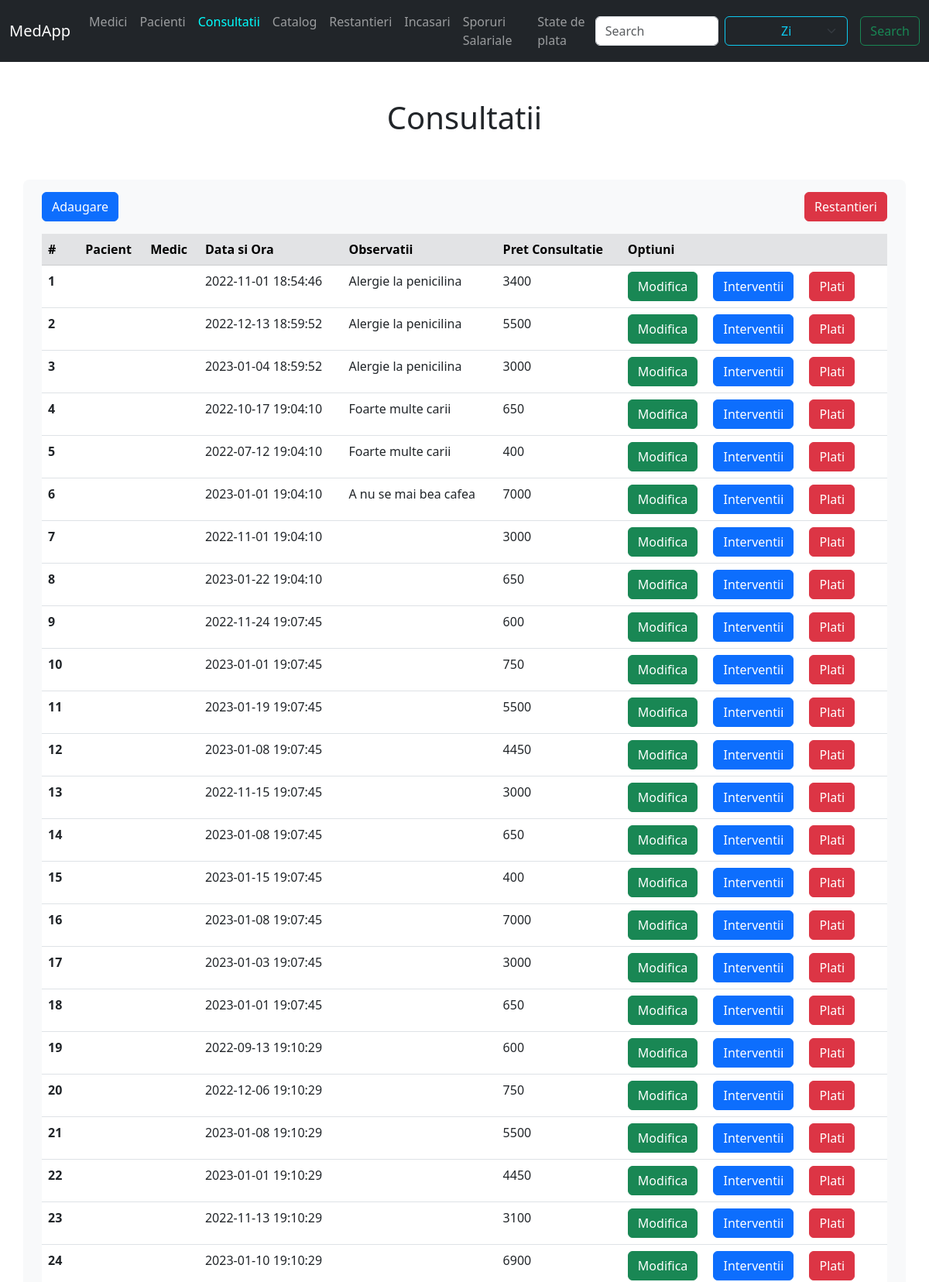
The app's page /display/consultatii.php (upper part) with its own data.
### tables this page shows
CREATE TABLE consultatie (
    id INT PRIMARY KEY AUTO_INCREMENT,
    pacient INT,
    medic CHAR(13),
    data_programarii DATETIME,
    observatii VARCHAR(100),
    FOREIGN KEY (pacient) REFERENCES pacient(nr_fisa),
    FOREIGN KEY (medic) REFERENCES medic(cnp)
);

### php/consultatie_code.php (called while the page is built, shortened)
<?php
include($_SERVER['DOCUMENT_ROOT'] . '/medapp/inc/db.php');
$select = "SELECT consultatie.id,
            CONCAT(medic.nume, ' ', medic.prenume) AS medic,
            CONCAT(pacient.nume, ' ', pacient.prenume) AS pacient,
            consultatie.data_programarii,
            consultatie.observatii
        FROM consultatie
        LEFT JOIN medic ON consultatie.medic = medic.cnp
        LEFT JOIN pacient ON consultatie.pacient = pacient.nr_fisa";
$rezultatSelect = mysqli_query($conn, $select);
function getPretConsultatie($id) {
    global $conn;
    $selectPret = "SELECT SUM(catalog.pret_total) AS pret_consultatie
                    FROM interventii
                    LEFT JOIN catalog ON interventii.id_catalog = catalog.id
                    WHERE interventii.id_consultatie = $id";
    $rezultatPret = mysqli_query($conn, $selectPret);
    $p = mysqli_fetch_column($rezultatPret, 0);
    return $p;
}
?>

### display/consultatii.php (the view, shortened to what this page needs)
<?php
    include($_SERVER['DOCUMENT_ROOT'] . '/medapp/inc/header.php');
    include($_SERVER['DOCUMENT_ROOT'] . '/medapp/php/consultatie_code.php');
?>
<div class="row">
    <div class="col">
        <a href="../forms/consultatie_form.php">
            <button class="btn btn-primary">Adaugare</button>
        </a>
    </div>
    <div class="col">
        <a href="restantieri.php">
            <button class="btn btn-danger float-end">Restantieri</button>
        </a>
    </div>
</div>
<div class="tableFixed mt-3">
    <table class="table table-hover">
        <thead class="table-secondary">
            <tr>
                <th scope="col">#</th>
                <th scope="col">Pacient</th>
                <th scope="col">Medic</th>
                <th scope="col">Data si Ora</th>
                <th scope="col">Observatii</th>
                <th scope="col">Pret Consultatie</th>
                <th scope="col">Optiuni</th>
            </tr>
        </thead>
        <tbody>
            <?php
                if($rezultatSelect) {
                    while($rand = mysqli_fetch_assoc($rezultatSelect)) {
                        $id = $rand['id'];
                        $pacient = $rand['pacient'];
                        $medic = $rand['medic'];
                        $data = $rand['data_programarii'];
                        $obs = $rand['observatii'];
                        echo "<tr>
                                <th scope='row'>$id</th>
                                <td>$pacient</td>
                                <td>$medic</td>
                                <td>$data</td>
                                <td>$obs</td>
                                <td>" . getPretConsultatie($id) . "</td>
                                <td>
                                    <a href='../forms/consultatie_form.php?id=$id'>
                                        <button class='btn btn-success'>Modifica</button></a>
                                    <a href='interventii.php?id=$id'>
                                        <button class='btn btn-primary ms-3'>Interventii</button></a>
                                    <a href='plati.php?id=$id'>
                                        <button class='btn btn-danger ms-3'>Plati</button>
                                    </a>
                                </td>
                            </tr>"
                        ;
                    }
                }
            ?>
        </tbody>
    </table>
</div>
<?php include($_SERVER['DOCUMENT_ROOT'] . '/medapp/inc/footer.php'); ?>

### inc/styles.css (style rules this page uses)
.tableFixed { overflow: auto; height: 50vh; }
.tableFixed thead th { position: sticky; top: 0; }

### records on screen
consultatie: id "1", data_programarii "2022-11-01 18:54:46", observatii "Alergie la penicilina", id "3400"
consultatie: id "2", data_programarii "2022-12-13 18:59:52", observatii "Alergie la penicilina", id "5500"
consultatie: id "3", data_programarii "2023-01-04 18:59:52", observatii "Alergie la penicilina", id "3000"
consultatie: id "4", data_programarii "2022-10-17 19:04:10", observatii "Foarte multe carii", id "650"
consultatie: id "5", data_programarii "2022-07-12 19:04:10", observatii "Foarte multe carii", id "400"
consultatie: id "6", data_programarii "2023-01-01 19:04:10", observatii "A nu se mai bea cafea", id "7000"
consultatie: id "7", data_programarii "2022-11-01 19:04:10", id "3000"
consultatie: id "8", data_programarii "2023-01-22 19:04:10", id "650"
consultatie: id "9", data_programarii "2022-11-24 19:07:45", id "600"
consultatie: id "10", data_programarii "2023-01-01 19:07:45", id "750"
consultatie: id "11", data_programarii "2023-01-19 19:07:45", id "5500"
consultatie: id "12", data_programarii "2023-01-08 19:07:45", id "4450"
consultatie: id "13", data_programarii "2022-11-15 19:07:45", id "3000"
consultatie: id "14", data_programarii "2023-01-08 19:07:45", id "650"
consultatie: id "15", data_programarii "2023-01-15 19:07:45", id "400"
consultatie: id "16", data_programarii "2023-01-08 19:07:45", id "7000"
consultatie: id "17", data_programarii "2023-01-03 19:07:45", id "3000"
consultatie: id "18", data_programarii "2023-01-01 19:07:45", id "650"
consultatie: id "19", data_programarii "2022-09-13 19:10:29", id "600"
consultatie: id "20", data_programarii "2022-12-06 19:10:29", id "750"
consultatie: id "21", data_programarii "2023-01-08 19:10:29", id "5500"
consultatie: id "22", data_programarii "2023-01-01 19:10:29", id "4450"
consultatie: id "23", data_programarii "2022-11-13 19:10:29", id "3100"
consultatie: id "24", data_programarii "2023-01-10 19:10:29", id "6900"
